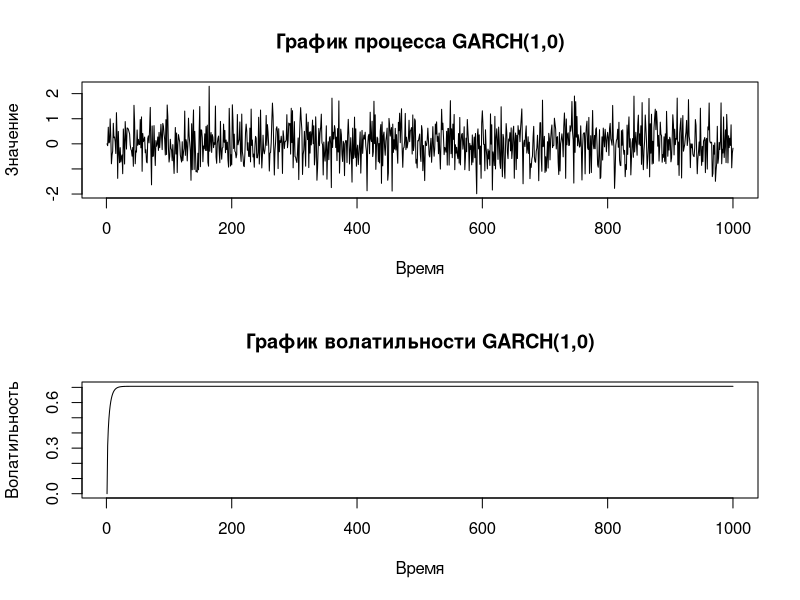

Generate this figure with R: (Note: this script raises an error after producing the figure.)
 install.packages("tseries")
library(tseries)

# 1. Построение графиков GARCH(1,0)
set.seed(123) 
n = 1000
a0 = 0.1 
a1 = 0.8 

# Генерация шума
e = rnorm(n) # Нормальный рапсредеоение

# Инициализация массивов
h = numeric(n)
sigma = numeric(n)

# Моделирование процесса
for (t in 2:n) {
  h[t] <- sqrt(a0 + a1 * h[t-1]^2) # Волатильность
  sigma[t] <- h[t] * e[t] # Наблюдения GARCH
}

# Построение графиков
par(mfrow = c(2, 1)) # это чтобы вывести два графика в одном окне
plot(sigma, type = "l", main = "График процесса GARCH(1,0)", ylab = "Значение", xlab = "Время")
plot(h, type = "l", main = "График волатильности GARCH(1,0)", ylab = "Волатильность", xlab = "Время")
# Задание 2: Оценка параметров для GARCH(1,0)
garch1 <- garch(sigma, order = c(1, 0))
summary(garch1)



# Преобразование GARCH(1,0) в AR(1)
y = sigma^2 
x = c(0, y[-n]) # Лагированная последовательность

# Оценка параметров методом МНК
ar_model = lm(y ~ x) # y_t = a0 + a1 * y_(t-1) + e_t
summary(ar_model)

# Извлечение оценок параметров
a0_est = coef(ar_model)[1]
a1_est = coef(ar_model)[2]


## GARCH(3,0)
# Задание 3: Генерация GARCH(3,0)
a0_3 = 0.1
a1_3 = 0.5
a2_3 = 0.3
a3_3 = 0.1
n=1100
epsilon = rnorm(n)

# Инициализация массивов
h = numeric(n)
sigma = numeric(n)

# Моделирование GARCH(3,0)
for (t in 4:n) {
  h[t] <- sqrt(a0_3 + a1_3 * h[t-1]^2 + a2_3 * h[t-2]^2 + a3_3 * h[t-3]^2)
  sigma[t] <- h[t] * epsilon[t]
}


# Разделение на обучающую и тестовую выборки
study_size = round(n * 0.9)
sigma_study = sigma[1:train_size]
sigma_test= sigma[(train_size+1):n]


# Оценка параметров GARCH(3,0)
garch30_model <- garch(sigma_study, order = c(3, 0))
summary(garch30_model)

# Прогноз на тестовой выборке
test_predict <- predict(garch30_model, newdata = sigma_test)
h_test <- sqrt(test_predict)
h_test;
# Построение графика
par(mfrow = c(1, 1))
plot(sigma_test, type = "l", main = "GARCH(3,0) - Тестовая выборка и прогноз", ylab = "Значение", xlab = "Итерация")
lines(h_test, col = "red", lwd = 2, lty = 2)
legend("topright", legend = c("Тестовая выборка", "Прогноз волатильности"), col = c("black", "red"), lty = c(1, 2), lwd = c(1, 2))


##GARCH(1,1)
set.seed(123)
n =1000 

# Параметры GARCH(1,1)
a0 = 0.1 # Базовая волатильность
a1 = 0.4 # прошлый h_t^2
b1 = 0.4 # прошлый sigma_t^2

epsilon_1 = rnorm(n) 

# Инициализация массивов
h = numeric(n) # Квадрат волатильности
sigma= numeric(n) # Наблюдения процесса

# Моделирование GARCH(1,1)
for (t in 2:n) {
  h[t] <- a0 + a1 * sigma[t-1]^2 + b1 * h[t-1] # Волатильность
  sigma[t] <- sqrt(h[t]) * epsilon_1[t] # Наблюдения
}

# Построение графиков GARCH(1,1)
par(mfrow = c(2, 1))
plot(sigma, type = "l", main = "График процесса GARCH(1,1)", ylab = "Значение", xlab = "Время")
plot(sqrt(h), type = "l", main = "График волатильности GARCH(1,1)", ylab = "Волатильность", xlab = "Время")

# Оценка параметров GARCH(1,1) с использованием функции garch()
garch1_1 <- garch(sigma, order = c(1, 1))
summary(garch1_1)











